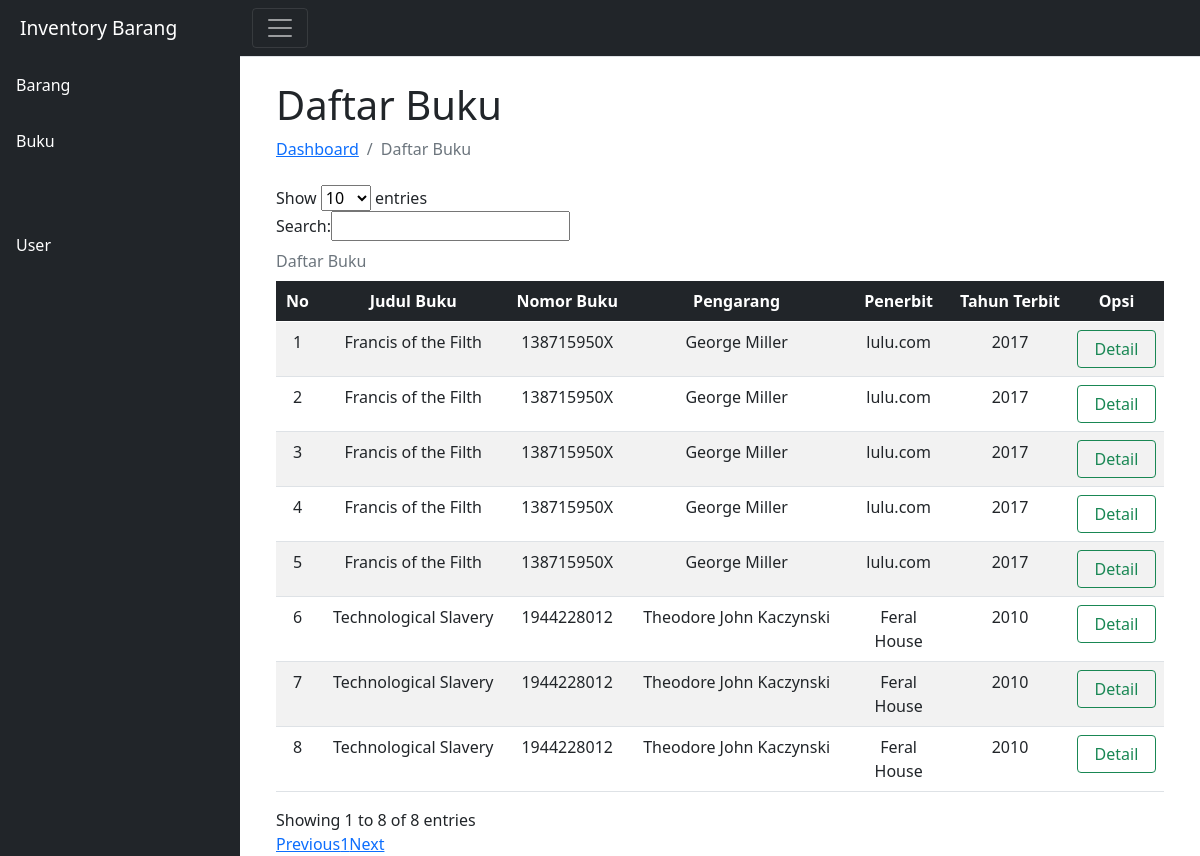
Screenshot of /index.php?page=DaftarBuku (signed in) with the database file from the repository.
### tables this page shows
CREATE TABLE `tbuku` (
  `idBuku` int(11) NOT NULL,
  `judulBuku` varchar(50) NOT NULL,
  `fotoBuku` varchar(30) NOT NULL,
  `nomorBuku` varchar(30) DEFAULT NULL,
  `pengarang` varchar(30) DEFAULT NULL,
  `penerbit` varchar(30) DEFAULT NULL,
  `tahunTerbit` int(4) DEFAULT NULL,
  `jumlahHalaman` int(4) DEFAULT NULL,
  `nomorRegister` varchar(30) DEFAULT NULL,
  `tahunPembelian` int(4) DEFAULT NULL,
  `hargaBuku` int(7) DEFAULT NULL,
  `sumberDana` enum('BOS','BOSDA') NOT NULL,
  `kondisiBuku` enum('Baik','Rusak') NOT NULL,
  `linkRuangan` int(11) NOT NULL,
  `isDeleted` tinyint(1) NOT NULL DEFAULT '0'
);

### config/connect.php (called while the page is built)
<?php
    $db = mysqli_connect('localhost', 'root', '', 'inventorymanagement');
    function querySql($query)
        {
        global $db;
        $item = mysqli_query($db, $query);
        $items = [];
        while ($row = mysqli_fetch_assoc($item)) {
            $items[] = $row;
        }
        return $items;
        }

### contents/Buku/daftarbuku.php (the view, shortened to what this page needs)
<?php
    $buku = querysql ("SELECT * FROM tbuku");
 ?>
<main>
    <div class="container-fluid px-4">
        <h1 class="mt-4">Daftar Buku</h1>
        <ol class="breadcrumb mb-4">
            <li class="breadcrumb-item"><a href="index.php">Dashboard</a></li>
            <li class="breadcrumb-item active">Daftar Buku</li>
        </ol>
<table id="example" class="table caption-top table-striped text-center" class="display nowrap table-striped table-bordered table" style="width:100%">
 <caption>Daftar Buku</caption>
            <thead class="table-dark">
                <tr>
                    <th>No</th>
                    <th>Judul Buku</th>
                    <th>Nomor Buku</th>
                    <th>Pengarang</th>
                    <th>Penerbit</th>
                    <th>Tahun Terbit</th>
                    <th>Opsi</th>
                </tr>
            </thead>
            <tbody class="">
                <?php $i = 1;?>
                <?php foreach($buku as $item) : ?>
                    <tr>
                    <td><?= $i; ?></td>
                    <td><?= $item["judulBuku"]; ?></td>
                    <td><?= $item["nomorBuku"]; ?></td>
                    <td><?= $item["pengarang"]; ?></td>
                    <td><?= $item["penerbit"]; ?></td>
                    <td><?= $item["tahunTerbit"]; ?></td>
                        <td>
                            <div class="d-grid">
                                <a href="index.php?page=DetailBuku&id=<?php echo $item['idBuku']; ?>" class="btn btn-outline-success">Detail</a>
                            </div>
                        </td>
                    </tr>
                    <?php $i++ ?>
                <?php endforeach; ?>
            </tbody>
        </table>
    </div>
</main>

### index.php (shortened to what this page needs)
<!DOCTYPE html>
<html lang="en">
    <head>
        <link rel="stylesheet" href="https://cdn.jsdelivr.net/npm/bootstrap-icons@1.5.0/font/bootstrap-icons.css">
        <link href="Assets/css/indexstyles.css" rel="stylesheet" />
        <link rel="stylesheet" href="Assets/css/index.css">
        <link rel="stylesheet" type="text/css" href="https://cdnjs.cloudflare.com/ajax/libs/twitter-bootstrap/5.0.1/css/bootstrap.min.css"/>
        <link rel="stylesheet" type="text/css" href="https://cdn.datatables.net/v/bs5/dt-1.11.2/r-2.2.9/datatables.min.css"/>
        <link rel="stylesheet" href="Assets/css/dashboard.css">
    </head>
    <body>
        <?php include 'Assets/templates/navbar.php' ?>
        <div class="container-fluid">
            <?php
                if( isset($_GET['page']) ) {
                    $page = $_GET['page'];
                    switch ($page) {
                        case 'DaftarBuku':
                            include 'contents/Buku/daftarbuku.php';
                            break;
                    }
                }else {
                    include 'contents/dashboard.php';
                }
             ?>
                </div>
            </div>
        </div>
    </body>
</html>

### Assets/templates/navbar.php (shortened to what this page needs)
<div class="d-flex" id="wrapper">
            <div class="bg-dark text-white" id="sidebar-wrapper">
                <div class="sidebar-heading">Inventory Barang</div>
                <div class="list-group" id="listgroupnav">
                    <a class="nav-link collapsed text-white p-3" href="#" data-bs-toggle="collapse" data-bs-target="#collapse1" aria-expanded="false" aria-controls="collapse1">
                        Barang
                    </a>
                    <a class="nav-link collapsed text-white p-3" href="#" data-bs-toggle="collapse" data-bs-target="#collapse2" aria-expanded="false" aria-controls="collapse2">
                        Buku
                    </a>
                    <a class="nav-link collapsed text-white mt-5 p-3" href="#" data-bs-toggle="collapse" data-bs-target="#collapse3" aria-expanded="false" aria-controls="collapse3">
                        User
                    </a>
                </div>
            </div>
            <div id="page-content-wrapper">
                <nav class="navbar navbar-dark bg-dark text-white border-bottom">
                    <div class="container-fluid ">
                        <button class="navbar-toggler" id="sidebarToggle"><span class="navbar-toggler-icon"></span></button>
                    </div>
                </nav>

### rows the page displays
tbuku: judulBuku "Francis of the Filth", nomorBuku "138715950X", pengarang "George Miller", penerbit "lulu.com", tahunTerbit "2017"
tbuku: judulBuku "Francis of the Filth", nomorBuku "138715950X", pengarang "George Miller", penerbit "lulu.com", tahunTerbit "2017"
tbuku: judulBuku "Francis of the Filth", nomorBuku "138715950X", pengarang "George Miller", penerbit "lulu.com", tahunTerbit "2017"
tbuku: judulBuku "Francis of the Filth", nomorBuku "138715950X", pengarang "George Miller", penerbit "lulu.com", tahunTerbit "2017"
tbuku: judulBuku "Francis of the Filth", nomorBuku "138715950X", pengarang "George Miller", penerbit "lulu.com", tahunTerbit "2017"
tbuku: judulBuku "Technological Slavery", nomorBuku "1944228012", pengarang "Theodore John Kaczynski", penerbit "Feral House", tahunTerbit "2010"
tbuku: judulBuku "Technological Slavery", nomorBuku "1944228012", pengarang "Theodore John Kaczynski", penerbit "Feral House", tahunTerbit "2010"
tbuku: judulBuku "Technological Slavery", nomorBuku "1944228012", pengarang "Theodore John Kaczynski", penerbit "Feral House", tahunTerbit "2010"
